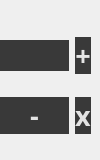
     <widget class="QWidget" name="operatorsGroup" native="true">
      <property name="minimumSize">
       <size>
        <width>100</width>
        <height>0</height>
       </size>
      </property>
      <property name="maximumSize">
       <size>
        <width>0</width>
        <height>16777215</height>
       </size>
      </property>
      <property name="styleSheet">
       <string notr="true">background: none</string>
      </property>
      <widget class="QWidget" name="gridLayoutWidget_3">
       <property name="geometry">
        <rect>
         <x>0</x>
         <y>20</y>
         <width>91</width>
         <height>131</height>
        </rect>
       </property>
       <layout class="QGridLayout" name="operations">
        <property name="sizeConstraint">
         <enum>QLayout::SetDefaultConstraint</enum>
        </property>
        <item row="1" column="0">
         <widget class="QPushButton" name="subt">
          <property name="font">
           <font>
            <family>Bahnschrift SemiBold</family>
            <pointsize>20</pointsize>
            <weight>75</weight>
            <bold>true</bold>
           </font>
          </property>
          <property name="cursor">
           <cursorShape>PointingHandCursor</cursorShape>
          </property>
          <property name="styleSheet">
           <string notr="true">QPushButton{
	background-color: rgb(57, 57, 57);
	border: none;
	color: rgb(228, 228, 228);
}

QPushButton:hover{
 	background-color:rgb(65, 65, 65);
	border: 2px solid rgb(70, 70, 70);
}

QPushButton:pressed{
 	background-color: rgb(148, 148, 148);
	border: none;
}</string>
          </property>
          <property name="text">
           <string>-</string>
          </property>
         </widget>
        </item>
        <item row="0" column="0">
         <widget class="QPushButton" name="switchM">
          <property name="sizePolicy">
           <sizepolicy hsizetype="Minimum" vsizetype="Fixed">
            <horstretch>0</horstretch>
            <verstretch>10</verstretch>
           </sizepolicy>
          </property>
          <property name="font">
           <font>
            <pointsize>20</pointsize>
           </font>
          </property>
          <property name="cursor">
           <cursorShape>PointingHandCursor</cursorShape>
          </property>
          <property name="styleSheet">
           <string notr="true">QPushButton{
	background-color: rgb(57, 57, 57);
	border: none;
	color: rgb(228, 228, 228);
}

QPushButton:hover{
 	background-color:rgb(65, 65, 65);
	border: 2px solid rgb(70, 70, 70);
}

QPushButton:pressed{
 	background-color: rgb(148, 148, 148);
	border: none;
}</string>
          </property>
          <property name="text">
           <string/>
          </property>
          <property name="icon">
           <iconset>
            <normaloff>../img/arrowLeftRight.png</normaloff>
            <normalon>../img/arrowLeftRightOff.png</normalon>../img/arrowLeftRight.png</iconset>
          </property>
          <property name="iconSize">
           <size>
            <width>20</width>
            <height>30</height>
           </size>
          </property>
         </widget>
        </item>
        <item row="0" column="1">
         <widget class="QPushButton" name="plus">
          <property name="font">
           <font>
            <family>Bahnschrift SemiBold</family>
            <pointsize>20</pointsize>
            <weight>75</weight>
            <bold>true</bold>
           </font>
          </property>
          <property name="cursor">
           <cursorShape>PointingHandCursor</cursorShape>
          </property>
          <property name="autoFillBackground">
           <bool>false</bool>
          </property>
          <property name="styleSheet">
           <string notr="true">QPushButton{
	background-color: rgb(57, 57, 57);
	border: none;
	color: rgb(228, 228, 228);
}

QPushButton:hover{
 	background-color:rgb(65, 65, 65);
	border: 2px solid rgb(70, 70, 70);
}

QPushButton:pressed{
 	background-color: rgb(148, 148, 148);
	border: none;
}</string>
          </property>
          <property name="text">
           <string>+</string>
          </property>
          <property name="autoRepeatDelay">
           <number>100</number>
          </property>
          <property name="autoDefault">
           <bool>true</bool>
          </property>
         </widget>
        </item>
        <item row="1" column="1">
         <widget class="QPushButton" name="add">
          <property name="font">
           <font>
            <family>Bahnschrift SemiBold</family>
            <pointsize>20</pointsize>
            <weight>75</weight>
            <bold>true</bold>
           </font>
          </property>
          <property name="cursor">
           <cursorShape>PointingHandCursor</cursorShape>
          </property>
          <property name="styleSheet">
           <string notr="true">QPushButton{
	background-color: rgb(57, 57, 57);
	border: none;
	color: rgb(228, 228, 228);
}

QPushButton:hover{
 	background-color:rgb(65, 65, 65);
	border: 2px solid rgb(70, 70, 70);
}

QPushButton:pressed{
 	background-color: rgb(148, 148, 148);
	border: none;
}</string>
          </property>
          <property name="text">
           <string>x</string>
          </property>
         </widget>
        </item>
       </layout>
      </widget>
     </widget>
